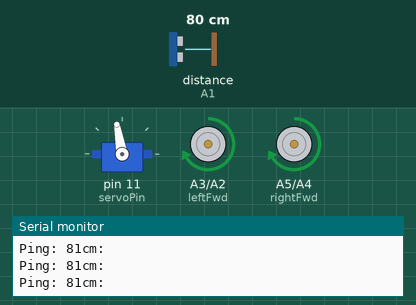
The sketch below on a simulated Arduino Uno, built with avr-gcc and run on an emulated ATmega328P. Parts: servo, motor-driver pin pairs drawn as motors (green arrow = first pin HIGH = forward, orange = second pin HIGH = backward, longer = more drive, scaled by the enable pin), the last lines printed to the serial monitor. The test bench sets the inputs (shaded band); at power-on: distance to the obstacle (sensor on A1) 80 cm. The echo pulse lasts 58.3 µs per cm.

Above: at 2.9 s.
3.0 s: distance to the obstacle (sensor on A1) set to 51 cm
6.0 s: distance to the obstacle (sensor on A1) set to 46 cm
At 6.8 s:
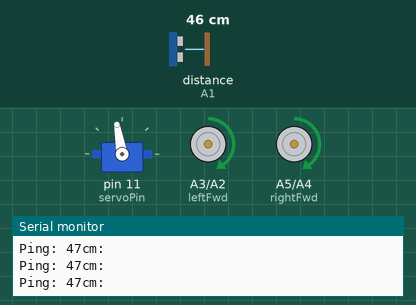
7.5 s: distance to the obstacle (sensor on A1) set to 26 cm
9.0 s: distance to the obstacle (sensor on A1) set to 23 cm
At 11.6 s:
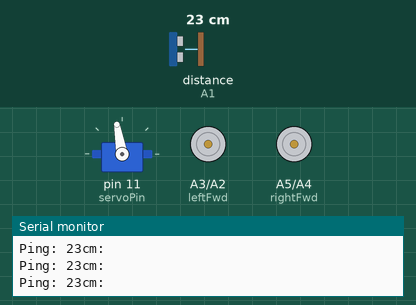
12.0 s: distance to the obstacle (sensor on A1) set to 120 cm
At 12.6 s:
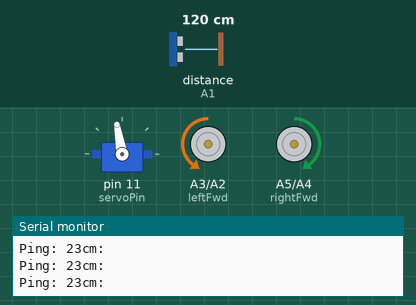
14.2 s: distance to the obstacle (sensor on A1) set to 2 cm
At 16.3 s:
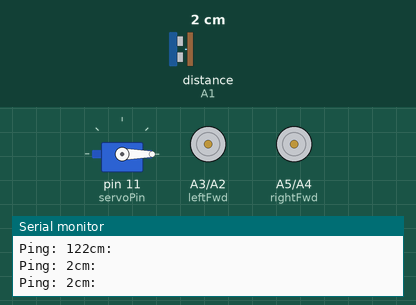
Timing chart, 0 to 18.2 s (numbered marks = the images above; inputs shaded):
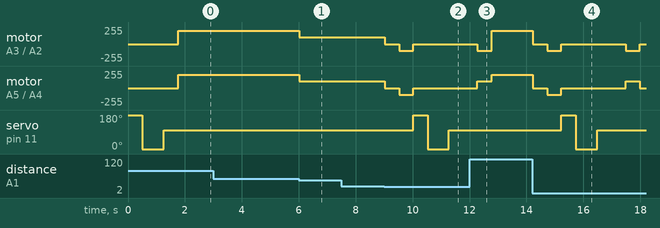

The sketch:

robot-forward-1.ino
```cpp
#include <NewPing.h>
#include <Servo.h>

// PINS
// Motor Controller Pins
static const int leftBack    = A2;
static const int leftFwd     = A3;
static const int rightBack   = A4;
static const int rightFwd    = A5;
static const int leftSpeed   = 5;
static const int rightSpeed  = 6;

// Ultrasonic Range Finder Pins
static const int ultraSonicTrigPin = A0;
static const int ultraSonicEchoPin = A1;
static const int servoPin  = 11;


static const int stopDistance  = 25;
static const int hazardDistance = stopDistance * 2;
static const int maxDistance   = 200;

static const int servoLeft   = 180;
static const int servoFwd    = 100;
static const int servoRight  = 0;
int servoPosition     = servoFwd;

int driveSpeed      = 200;
int slowSpeed       = 100;
int transitionDelay = 500;

int leftCM    = 0;
int centerCM  = 0;
int rightCM   = 0;


NewPing sonar(ultraSonicTrigPin, ultraSonicEchoPin, maxDistance);
Servo servo;


void setup() {
  Serial.begin(9600);
  servo.attach(servoPin);

  pinMode(leftBack, OUTPUT);
  pinMode(leftFwd, OUTPUT);
  pinMode(rightBack, OUTPUT);
  pinMode(rightFwd, OUTPUT);
  pinMode(leftSpeed, OUTPUT);
  pinMode(rightSpeed, OUTPUT);

  analogWrite(leftSpeed, driveSpeed);
  analogWrite(rightSpeed, driveSpeed);

  scan();
}

void loop() {
  centerCM = doPing();

  if(obstacleDetected()) {
    handleObstacle();
  }
  else if(hazardDetected()) {
    handleHazard();
  }
  else {
    driveFast();
    driveForward();
  }
}

boolean hazardDetected() {
  if (centerCM < hazardDistance && centerCM >= stopDistance) {
    return true;
  }
  else {
    return false;
  }
}

boolean obstacleDetected() {
  if (centerCM < stopDistance && centerCM > 0) {
    return true;
  }
  else {
    return false;
  }
}

void handleHazard() {
  driveSlow();
}

void handleObstacle() {
  stopDriving();
  driveSlow();
  delay(transitionDelay);
  driveBackward();
  delay(transitionDelay);
  stopDriving();
  scan();
  delay(transitionDelay);
  turnMostOpen();
  delay(transitionDelay);
}

void driveFast() {
  analogWrite(leftSpeed, driveSpeed);
  analogWrite(rightSpeed, driveSpeed);
}

void driveSlow() {
  analogWrite(leftSpeed, slowSpeed);
  analogWrite(rightSpeed, slowSpeed);
}

void leftForward() {
  digitalWrite(leftFwd, HIGH);
  digitalWrite(leftBack, LOW);
}

void rightForward() {
  digitalWrite(rightFwd, HIGH);
  digitalWrite(rightBack, LOW);
}

void leftBackward() {
  digitalWrite(leftBack, HIGH);
  digitalWrite(leftFwd, LOW);
}

void rightBackward() {
  digitalWrite(rightBack, HIGH);
  digitalWrite(rightFwd, LOW);
}

void leftStop() {
  digitalWrite(leftBack, LOW);
  digitalWrite(leftFwd, LOW);
}

void rightStop() {
  digitalWrite(rightBack, LOW);
  digitalWrite(rightFwd, LOW);
}

void driveForward() {
  leftForward();
  rightForward();
}

void driveBackward() {
  leftBackward();
  rightBackward();
}

void turnMostOpen() {
  if (leftCM >= rightCM) {
    turnLeft();
  }
  else {
    turnRight();
  }
}

void turnLeft() {
  leftBackward();
  rightForward();
}

void turnRight() {
  leftForward();
  rightBackward();
}

void stopDriving() {
  leftStop();
  rightStop();
}

void scan() {
  lookLeft();
  delay(transitionDelay);
  leftCM = doPing();

  lookRight();
  delay(transitionDelay * 1.5);
  rightCM = doPing();

  lookAhead();
  delay(transitionDelay);
}

int doPing() {
  unsigned int pingValue = sonar.ping();
  int pingDistance = pingValue / US_ROUNDTRIP_CM;

  Serial.print("Ping: ");
  Serial.print(pingDistance);
  Serial.println("cm: ");

  return pingDistance;
}

void lookLeft() {
  servo.write(servoLeft);
}

void lookRight() {
  servo.write(servoRight);
}

void lookAhead() {
  servo.write(servoFwd);
}
```

Measured:
- the behaviour switches between 49 and 48 cm on distance to the obstacle (sensor on A1) (found by bisection; images 0 and 1)
- the behaviour switches between 25 and 24 cm on distance to the obstacle (sensor on A1) (found by bisection; images 1 and 2)
- after the input at 6.0 s, motor on A3 (leftFwd) / A2 (leftBack), motor on A5 (rightFwd) / A4 (rightBack): forward 200/255 → forward 100/255 at once
- after the input at 9.0 s, motor on A3 (leftFwd) / A2 (leftBack), motor on A5 (rightFwd) / A4 (rightBack): forward 100/255 → stopped at once, → backward 100/255 0.50 s later, → stopped 0.50 s later; servo on pin 11 (servoPin): 100° → 180° after 1.0 s, → 0° 0.50 s later, → 100° 0.75 s later
- after the input at 12.0 s, servo on pin 11 (servoPin): stays 100° (without the input it goes to 180° after 1.8 s)
